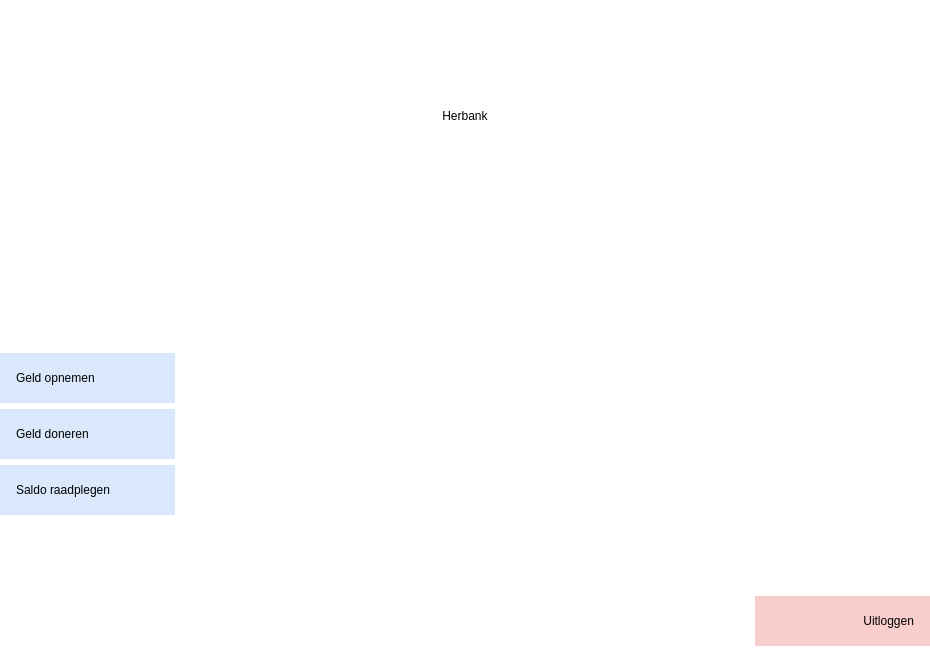
<?xml version="1.0" encoding="UTF-8"?>
<ui version="4.0">
 <class>Home</class>
 <widget class="QWidget" name="Home">
  <property name="geometry">
   <rect>
    <x>0</x>
    <y>0</y>
    <width>930</width>
    <height>662</height>
   </rect>
  </property>
  <property name="windowTitle">
   <string>Form</string>
  </property>
  <property name="styleSheet">
   <string notr="true">QWidget {
	background-color: #FFFFFF;
}

QPushButton {
	border: none;
}

#withdraw_button,
#donate_button,
#balance_button {
	background-color: #DAE8FC;
	text-align: left;
	padding-left: 16px;
}

#logout_button {
	background-color: #F8CECC;
	text-align: right;
	padding-right: 16px;
}</string>
  </property>
  <layout class="QVBoxLayout" name="verticalLayout">
   <property name="leftMargin">
    <number>0</number>
   </property>
   <property name="topMargin">
    <number>16</number>
   </property>
   <property name="rightMargin">
    <number>0</number>
   </property>
   <property name="bottomMargin">
    <number>16</number>
   </property>
   <item>
    <widget class="QLabel" name="label">
     <property name="minimumSize">
      <size>
       <width>0</width>
       <height>200</height>
      </size>
     </property>
     <property name="text">
      <string>Herbank</string>
     </property>
     <property name="alignment">
      <set>Qt::AlignCenter</set>
     </property>
    </widget>
   </item>
   <item>
    <layout class="QHBoxLayout" name="horizontalLayout">
     <item>
      <layout class="QVBoxLayout" name="verticalLayout_2">
       <item>
        <spacer name="verticalSpacer">
         <property name="orientation">
          <enum>Qt::Vertical</enum>
         </property>
         <property name="sizeHint" stdset="0">
          <size>
           <width>20</width>
           <height>40</height>
          </size>
         </property>
        </spacer>
       </item>
       <item>
        <widget class="QPushButton" name="withdraw_button">
         <property name="minimumSize">
          <size>
           <width>175</width>
           <height>50</height>
          </size>
         </property>
         <property name="text">
          <string>Geld opnemen</string>
         </property>
        </widget>
       </item>
       <item>
        <widget class="QPushButton" name="donate_button">
         <property name="minimumSize">
          <size>
           <width>175</width>
           <height>50</height>
          </size>
         </property>
         <property name="text">
          <string>Geld doneren</string>
         </property>
        </widget>
       </item>
       <item>
        <widget class="QPushButton" name="balance_button">
         <property name="minimumSize">
          <size>
           <width>175</width>
           <height>50</height>
          </size>
         </property>
         <property name="text">
          <string>Saldo raadplegen</string>
         </property>
        </widget>
       </item>
       <item>
        <spacer name="verticalSpacer_2">
         <property name="orientation">
          <enum>Qt::Vertical</enum>
         </property>
         <property name="sizeHint" stdset="0">
          <size>
           <width>20</width>
           <height>40</height>
          </size>
         </property>
        </spacer>
       </item>
      </layout>
     </item>
     <item>
      <spacer name="horizontalSpacer">
       <property name="orientation">
        <enum>Qt::Horizontal</enum>
       </property>
       <property name="sizeHint" stdset="0">
        <size>
         <width>40</width>
         <height>20</height>
        </size>
       </property>
      </spacer>
     </item>
     <item>
      <layout class="QVBoxLayout" name="verticalLayout_3">
       <item>
        <spacer name="verticalSpacer_3">
         <property name="orientation">
          <enum>Qt::Vertical</enum>
         </property>
         <property name="sizeHint" stdset="0">
          <size>
           <width>20</width>
           <height>40</height>
          </size>
         </property>
        </spacer>
       </item>
       <item>
        <widget class="QPushButton" name="logout_button">
         <property name="minimumSize">
          <size>
           <width>175</width>
           <height>50</height>
          </size>
         </property>
         <property name="text">
          <string>Uitloggen</string>
         </property>
        </widget>
       </item>
      </layout>
     </item>
    </layout>
   </item>
  </layout>
 </widget>
 <resources/>
 <connections/>
</ui>
